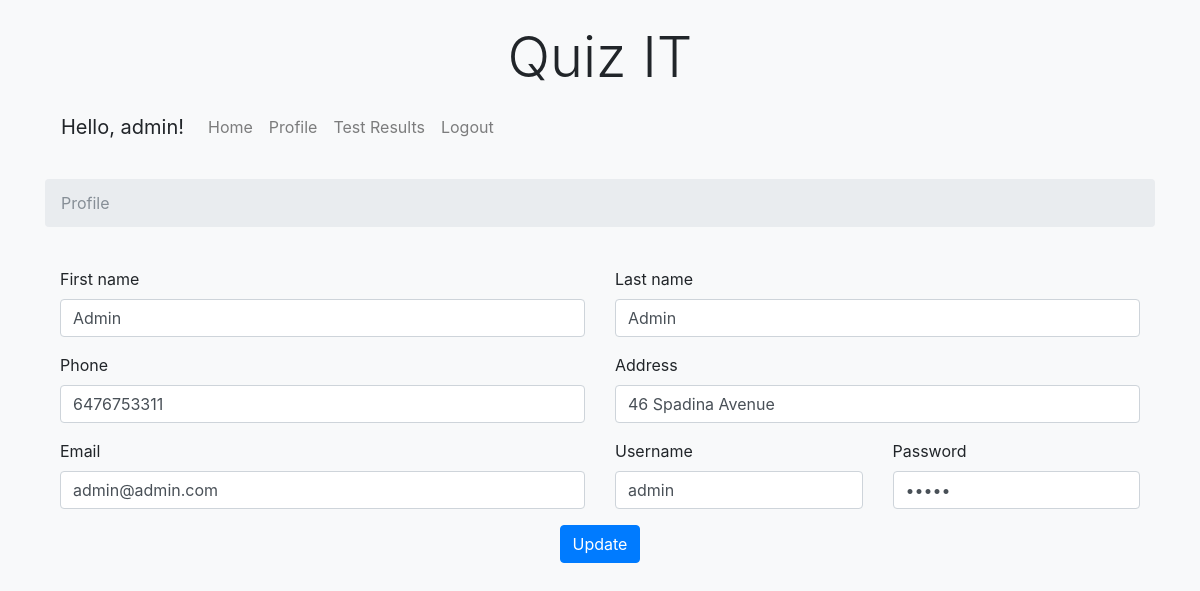
The page /index.php?link=UserProfile (signed in) on the database its author committed.
### tables this page shows
CREATE TABLE IF NOT EXISTS `Users` (
  `id` INT NOT NULL AUTO_INCREMENT,
  `first_name` VARCHAR(45) NOT NULL,
  `last_name` VARCHAR(45) NOT NULL,
  `email` VARCHAR(100) NOT NULL,
  `phone` VARCHAR(45) NOT NULL,
  `address` VARCHAR(200) NOT NULL,
  `username` VARCHAR(45) NOT NULL,
  `password` VARCHAR(45) NOT NULL,
  `admin` INT NOT NULL DEFAULT 0,
  PRIMARY KEY (`id`),
  UNIQUE INDEX `username_UNIQUE` (`username` ASC),
  UNIQUE INDEX `email_UNIQUE` (`email` ASC));

### www/Application/User/Profile.php (the view, shortened to what this page needs)
<?php
    require_once('Application/User/Menu.php');
?>
<nav aria-label="breadcrumb" role="navigation">
    <ol class="breadcrumb">
        <li class="breadcrumb-item active" aria-current="page">Profile</li>
    </ol>
</nav>
<?php
    $userId = $_SESSION['userId'];
    if (!isset($_POST['submit']))
    {
        $sSQL = "SELECT * FROM Users WHERE id = '$userId'";
        $resultSet = mysqli_query($conn, $sSQL);
        $row = mysqli_fetch_assoc($resultSet);
?>
    <form class="container" id="needs-validation" method="post" action="?link=UserProfile" novalidate>
        <input type="hidden" name="id" value="<?php echo $row['id']; ?>"><br>
        <div class="row">
            <div class="col-md-6 mb-3">
                <label for="first_name">First name</label>
                <input type="text" class="form-control" id="first_name" name="first_name" value="<?php echo $row['first_name']; ?>" placeholder="First name" required>
            </div>
            <div class="col-md-6 mb-3">
                <label for="last_name">Last name</label>
                <input type="text" class="form-control" id="last_name" name="last_name" value="<?php echo $row['last_name']; ?>" placeholder="Last name" required>
            </div>
        </div>
        <div class="row">
        <div class="col-md-6 mb-3">
            <label for="phone">Phone</label>
            <input type="text" class="form-control" id="phone" name="phone" value="<?php echo $row['phone']; ?>" placeholder="Phone" required>
            </div>
            <div class="col-md-6 mb-3">
            <label for="address">Address</label>
            <input type="text" class="form-control" id="address" name="address" value="<?php echo $row['address']; ?>" placeholder="Address" required>
            </div>
        </div>
        <div class="row">
            <div class="col-md-6 mb-3">
            <label for="email">Email</label>
            <input type="email" class="form-control" id="email" name="email" value="<?php echo $row['email']; ?>" placeholder="Email" required>
            </div>
            <div class="col-md-3 mb-3">
                <label for="username">Username</label>
                <input type="text" class="form-control" id="username" name="username" value="<?php echo $row['username']; ?>" placeholder="Username" required>
            </div>
            <div class="col-md-3 mb-3">
                <label for="password">Password</label>
                <input type="password" class="form-control" id="password" name="password" value="<?php echo $row['password']; ?>" placeholder="Password" required>
            </div>
        </div>
        <p class="text-center">
            <input class="btn btn-primary" type="submit" name="submit" value="Update">
        </p>
    </form>
<?php }
?>

### www/assets/css/styles.css (style rules this page uses)
body { background-color: #f8f9fa; }

### rows shown on the page
users: first_name "Admin", last_name "Admin", phone "6476753311", address "46 Spadina Avenue", email "admin@admin.com", username "admin"

### other values the page prints
$username "admin"
